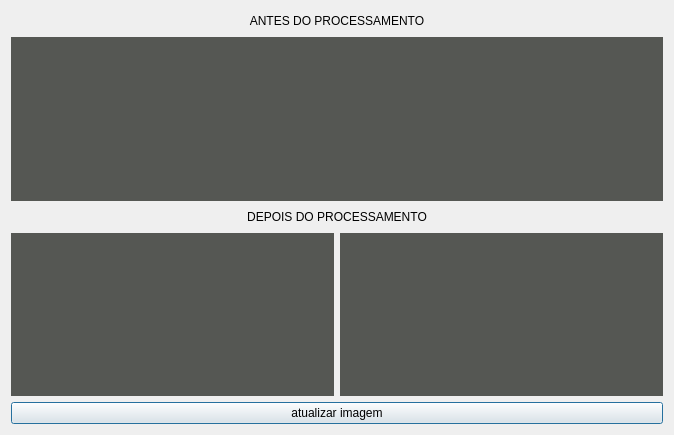
<?xml version="1.0" encoding="UTF-8"?>
<ui version="4.0">
 <class>Dialog</class>
 <widget class="QDialog" name="Dialog">
  <property name="geometry">
   <rect>
    <x>0</x>
    <y>0</y>
    <width>674</width>
    <height>435</height>
   </rect>
  </property>
  <property name="windowTitle">
   <string>result preview</string>
  </property>
  <layout class="QGridLayout" name="gridLayout_2">
   <item row="0" column="0">
    <layout class="QGridLayout" name="gridLayout">
     <item row="0" column="0">
      <layout class="QVBoxLayout" name="ANTES_GERAL">
       <item>
        <widget class="QLabel" name="texto_antes">
         <property name="maximumSize">
          <size>
           <width>16777215</width>
           <height>20</height>
          </size>
         </property>
         <property name="text">
          <string>ANTES DO PROCESSAMENTO</string>
         </property>
         <property name="alignment">
          <set>Qt::AlignCenter</set>
         </property>
        </widget>
       </item>
       <item>
        <widget class="QLabel" name="label_before">
         <property name="styleSheet">
          <string notr="true">background-color: rgb(85, 87, 83);</string>
         </property>
         <property name="text">
          <string/>
         </property>
        </widget>
       </item>
      </layout>
     </item>
     <item row="1" column="0">
      <layout class="QVBoxLayout" name="DEPOIS_GERAL">
       <item>
        <widget class="QLabel" name="texto_depois">
         <property name="maximumSize">
          <size>
           <width>16777215</width>
           <height>20</height>
          </size>
         </property>
         <property name="text">
          <string>DEPOIS DO PROCESSAMENTO</string>
         </property>
         <property name="alignment">
          <set>Qt::AlignCenter</set>
         </property>
        </widget>
       </item>
       <item>
        <layout class="QHBoxLayout" name="horizontalLayout_IMG">
         <item>
          <widget class="QLabel" name="label_after_blue">
           <property name="styleSheet">
            <string notr="true">background-color: rgb(85, 87, 83);</string>
           </property>
           <property name="text">
            <string/>
           </property>
          </widget>
         </item>
         <item>
          <widget class="QLabel" name="label_after_red">
           <property name="styleSheet">
            <string notr="true">background-color: rgb(85, 87, 83);</string>
           </property>
           <property name="text">
            <string/>
           </property>
          </widget>
         </item>
        </layout>
       </item>
      </layout>
     </item>
     <item row="2" column="0">
      <widget class="QPushButton" name="pushButton">
       <property name="text">
        <string>atualizar imagem</string>
       </property>
      </widget>
     </item>
    </layout>
   </item>
  </layout>
 </widget>
 <resources/>
 <connections/>
</ui>
